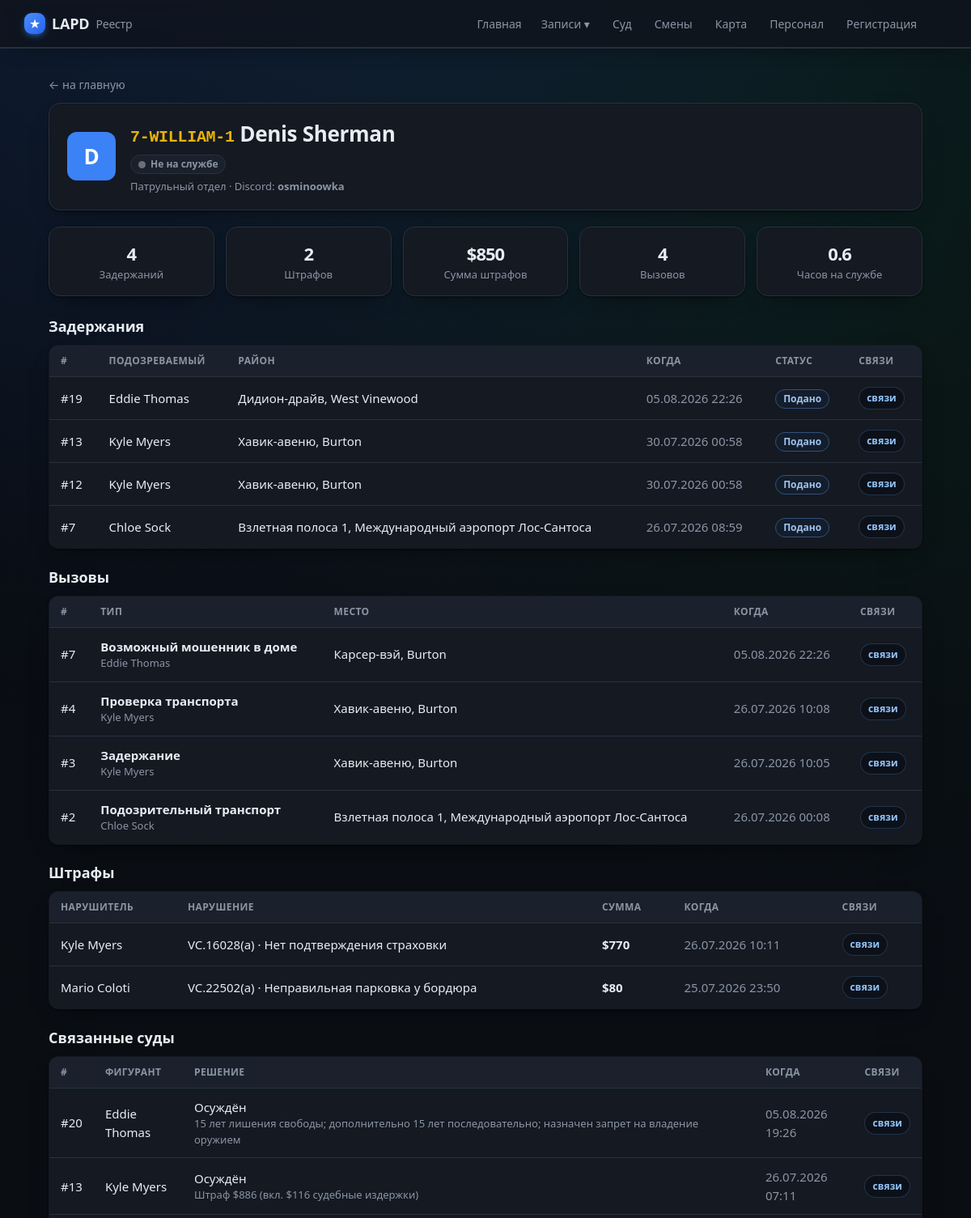
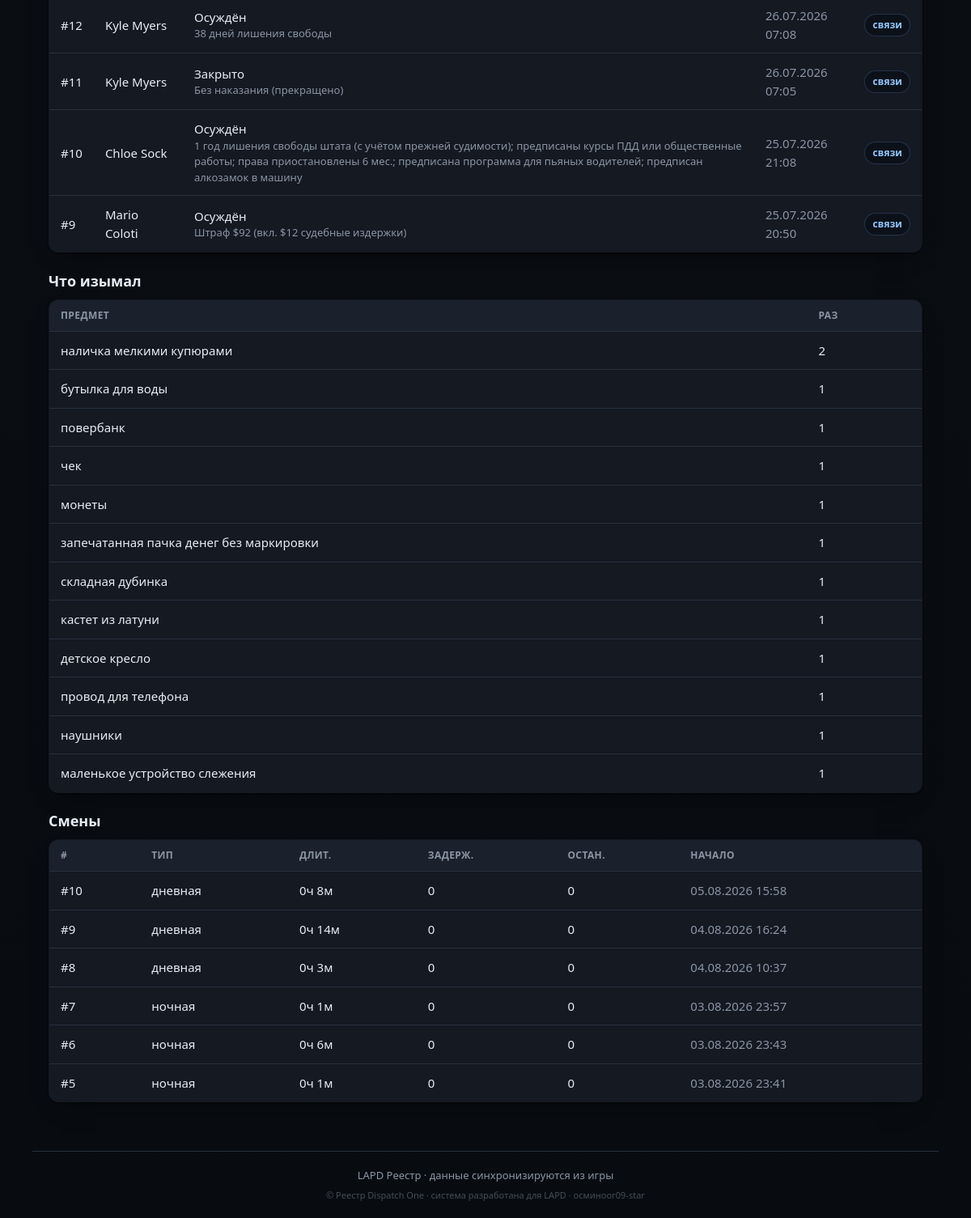
The page /officer/7-WILLIAM-1 on the database as committed earlier (2 pictures, top to bottom).
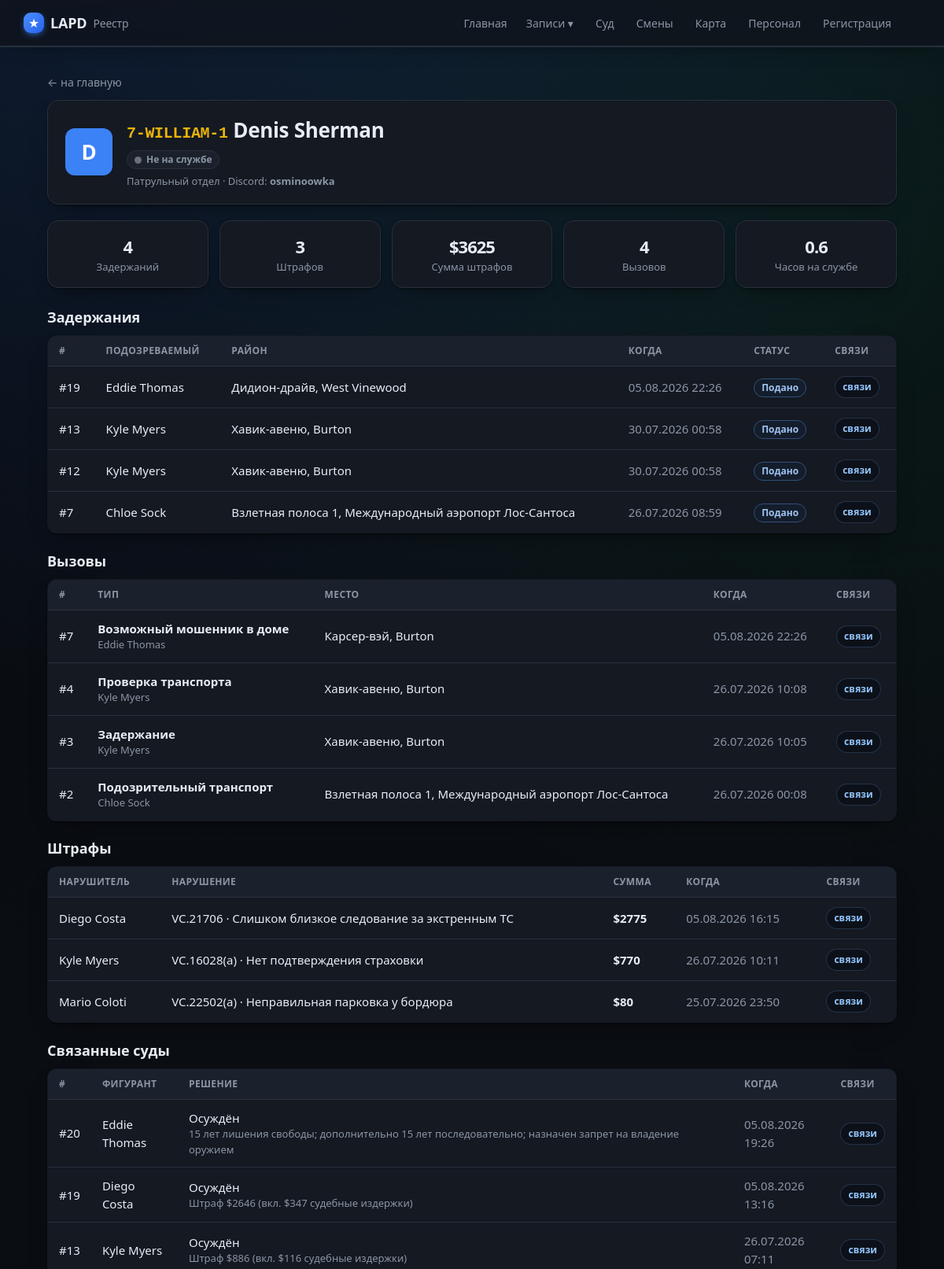
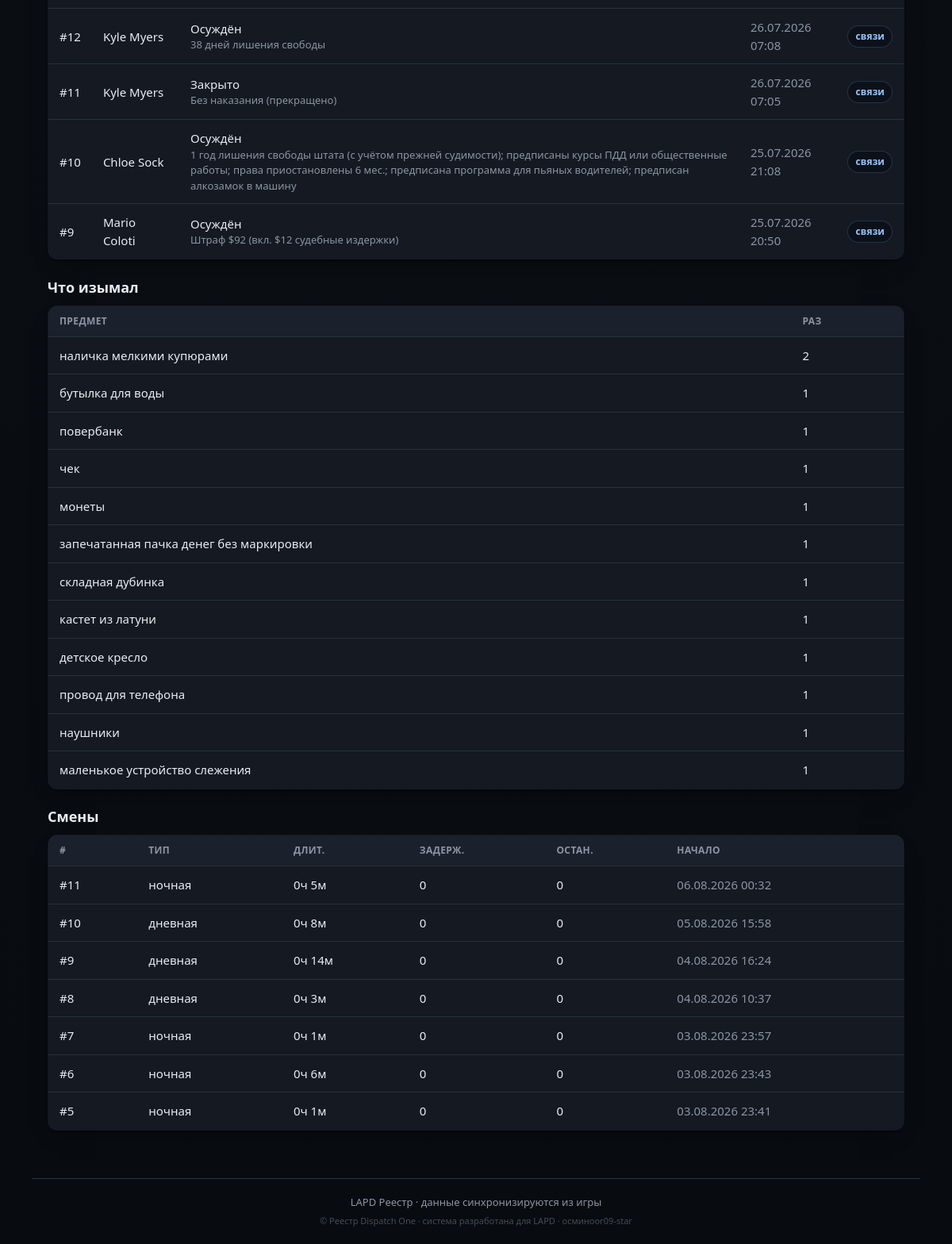
The same page on the database as committed later (2 pictures, top to bottom).
### tables this page shows
CREATE TABLE cases (
                id INTEGER PRIMARY KEY AUTOINCREMENT,
                officer_id INTEGER NOT NULL,
                suspect_name TEXT,
                wanted INTEGER DEFAULT 0,
                license_state TEXT,
                citations INTEGER DEFAULT 0,
                zone TEXT,
                postal TEXT,
                game_time TEXT,
                created_at TEXT NOT NULL,
                screenshot TEXT,
                status TEXT NOT NULL DEFAULT 'submitted',
                discord_sent INTEGER DEFAULT 0,
                vehicle_model TEXT, vehicle_plate TEXT, vehicle_color TEXT,
                charges TEXT, found_items TEXT, reason TEXT, notes TEXT,
                mugshot TEXT, fine INTEGER, bail INTEGER, jail_time TEXT,
                is_test INTEGER DEFAULT 0, external_id TEXT, suspect_dob TEXT,
                FOREIGN KEY (officer_id) REFERENCES officers(id)
            );

CREATE TABLE callouts (
                id INTEGER PRIMARY KEY AUTOINCREMENT,
                external_id TEXT UNIQUE,
                officer_id INTEGER,
                callout_type TEXT,
                priority TEXT,
                location TEXT,
                zone TEXT,
                description TEXT,
                outcome TEXT,
                occurred_at TEXT
            , suspect_name TEXT);

CREATE TABLE citations (
                id INTEGER PRIMARY KEY AUTOINCREMENT,
                external_id TEXT UNIQUE,
                officer_id INTEGER,
                subject_name TEXT,
                issued_at TEXT,
                location TEXT,
                charges TEXT,
                fine INTEGER DEFAULT 0,
                notes TEXT
            );

CREATE TABLE court_cases (
                id INTEGER PRIMARY KEY AUTOINCREMENT,
                external_id TEXT UNIQUE,
                subject_name TEXT,
                source TEXT,
                filed_at TEXT,
                status INTEGER,
                outcome INTEGER,
                sentence TEXT,
                notes TEXT,
                judge TEXT, prosecutor TEXT, defense TEXT, courtroom TEXT, plea TEXT,
                appeal_filed INTEGER DEFAULT 0,
                charges TEXT, timeline TEXT,
                synced_at TEXT
            );

CREATE TABLE shifts (
                id INTEGER PRIMARY KEY AUTOINCREMENT,
                officer_id INTEGER NOT NULL,
                shift_type TEXT,
                started_at TEXT NOT NULL,
                ended_at TEXT,
                duration_min INTEGER DEFAULT 0,
                arrests INTEGER DEFAULT 0,
                traffic_stops INTEGER DEFAULT 0,
                pursuits INTEGER DEFAULT 0,
                pit INTEGER DEFAULT 0,
                callouts INTEGER DEFAULT 0,
                fines_total INTEGER DEFAULT 0,
                is_test INTEGER DEFAULT 0, source_ext TEXT,
                FOREIGN KEY (officer_id) REFERENCES officers(id)
            );

### app/main.py (the view)
@app.route("/officer/<callsign>")
def officer_view(callsign):
    off = db.get_officer(callsign)
    if not off:
        abort(404)
    shifts = db.list_shifts(50, officer_id=off["id"])
    hours = round(sum(s.get("duration_min") or 0 for s in shifts) / 60, 1)
    return render_template("officer.html", officer=off,
                           cases=db.list_cases(200, officer_id=off["id"]),
                           citations=db.list_citations(200, officer_id=off["id"]),
                           callouts=db.list_callouts(200, officer_id=off["id"]),
                           court_cases=db.list_related_court_cases_for_officer(off["id"]),
                           cit=db.citations_summary(off["id"]),
                           evidence=db.evidence_catalog(off["id"]),
                           shifts=shifts, hours=hours)

### app/db.py (called while the page is built)
def fmt_dt(iso):
    try:
        dt = datetime.datetime.fromisoformat(iso)
        return dt.strftime("%d.%m.%Y %H:%M")
    except Exception:
        return iso or "—"

@contextmanager
def get_conn():
    conn = sqlite3.connect(config.DB_PATH)
    conn.row_factory = sqlite3.Row
    try:
        yield conn
        conn.commit()
    finally:
        conn.close()

def _jsonlist(val):
    if not val:
        return []
    try:
        return json.loads(val)
    except Exception:
        return [x.strip() for x in str(val).split(",") if x.strip()]

def _parse_charge(s):
    import re as _re
    m = _re.match(r"^\s*(\S+)\s·\s(.+?)(?:\s\(([^)]+)\))?\s*$", s or "")
    if m:
        return {"code": m.group(1), "desc": m.group(2), "cls": m.group(3) or ""}
    return {"code": "", "desc": s or "", "cls": ""}

def status_info(code):
    return DUTY_STATUS.get(code, {"ru": "Не на службе", "cls": "off"})

def _replace_mojibake_pairs(s):
    for bad, good in sorted(_MOJI_TO_CYR.items(), key=lambda x: len(x[0]), reverse=True):
        s = s.replace(bad, good)
    return s

def _fix_rooms(s):
    return re.sub(r"(\d)([А-Я])", lambda m: m.group(1) + _CYR2LAT.get(m.group(2), m.group(2)), s)

### app/templates/officer.html (shortened to what the changed rows need)
{% extends "base.html" %}
{% block content %}
<div class="officer-card">
  <div class="off-main">
    <h1><span class="cs big">{{ officer.callsign }}</span> {{ officer.name or '' }}</h1>
  </div>
</div>
<section class="stats stats-5">
  <div class="stat"><div class="num">{{ cit.count }}</div><div class="lbl">Штрафов</div></div>
  <div class="stat"><div class="num">${{ cit.total_fine }}</div><div class="lbl">Сумма штрафов</div></div>
</section>
<h2>Задержания</h2>
{% if cases %}
<table class="tbl">
  <thead><tr><th>#</th><th>Подозреваемый</th><th>Район</th><th>Когда</th><th>Статус</th><th>Связи</th></tr></thead>
  <tbody>
  {% for c in cases %}
    <tr onclick="location='{{ url_for('case_view', cid=c.id) }}'">
      <td><a class="row-link" href="{{ url_for('case_view', cid=c.id) }}" onclick="event.stopPropagation()">#{{ c.id }}</a></td>
      <td><a class="row-link" href="{{ url_for('file_view', name=c.suspect_name) }}" onclick="event.stopPropagation()">{{ c.suspect_name }}</a>
        {% if c.wanted %}<span class="tag wanted">розыск</span>{% endif %}</td>
      <td>{% if c.zone %}<a href="{{ url_for('game_map', zone=c.zone) }}" onclick="event.stopPropagation()">{{ c.zone }}</a>{% else %}—{% endif %}</td>
      <td class="muted">{{ c.created_fmt }}</td>
      <td><span class="tag st-{{ c.status }}">{{ c.status_ru }}</span></td>
      <td>
        <details class="link-pop" onclick="event.stopPropagation()">
          <summary>связи</summary>
        </details>
      </td>
    </tr>
  {% endfor %}
  </tbody>
</table>
{% else %}<p class="empty">Задержаний нет.</p>{% endif %}
<h2>Вызовы</h2>
{% if callouts %}
<table class="tbl">
  <thead><tr><th>#</th><th>Тип</th><th>Место</th><th>Когда</th><th>Связи</th></tr></thead>
  <tbody>
  {% for c in callouts %}
    <tr onclick="location='{{ url_for('callout_view', cid=c.id) }}'">
      <td><a class="row-link" href="{{ url_for('callout_view', cid=c.id) }}" onclick="event.stopPropagation()">#{{ c.id }}</a></td>
      <td><b>{{ c.callout_type or '—' }}</b>{% if c.suspect_name %}<div class="muted small"><a href="{{ url_for('file_view', name=c.suspect_name) }}" onclick="event.stopPropagation()">{{ c.suspect_name }}</a></div>{% endif %}</td>
      <td>{% if c.zone or c.location %}<a href="{{ url_for('game_map', zone=c.zone or c.location) }}" onclick="event.stopPropagation()">{{ c.location or c.zone }}</a>{% else %}—{% endif %}</td>
      <td class="muted">{{ c.occurred_fmt }}</td>
      <td>
        <details class="link-pop" onclick="event.stopPropagation()">
          <summary>связи</summary>
        </details>
      </td>
    </tr>
  {% endfor %}
  </tbody>
</table>
{% else %}<p class="empty">Вызовов нет.</p>{% endif %}
<h2>Штрафы</h2>
{% if citations %}
<table class="tbl">
  <thead><tr><th>Нарушитель</th><th>Нарушение</th><th>Сумма</th><th>Когда</th><th>Связи</th></tr></thead>
  <tbody>
  {% for c in citations %}
    <tr onclick="location='{{ url_for('citation_view', cid=c.id) }}'"><td><a class="row-link" href="{{ url_for('file_view', name=c.subject_name) }}" onclick="event.stopPropagation()">{{ c.subject_name }}</a></td>
      <td>{% if c.charges %}{{ c.charges[0] }}{% else %}—{% endif %}</td>
      <td><b>${{ c.fine }}</b></td><td class="muted">{{ c.issued_fmt }}</td>
      <td>
        <details class="link-pop" onclick="event.stopPropagation()">
          <summary>связи</summary>
        </details>
      </td></tr>
  {% endfor %}
  </tbody>
</table>
{% else %}<p class="empty">Штрафов нет.</p>{% endif %}
<h2>Связанные суды</h2>
{% if court_cases %}
<table class="tbl">
  <thead><tr><th>#</th><th>Фигурант</th><th>Решение</th><th>Когда</th><th>Связи</th></tr></thead>
  <tbody>
  {% for c in court_cases %}
    <tr onclick="location='{{ url_for('court_case_view', cid=c.id) }}'">
      <td><a class="row-link" href="{{ url_for('court_case_view', cid=c.id) }}" onclick="event.stopPropagation()">#{{ c.id }}</a></td>
      <td><a class="row-link" href="{{ url_for('file_view', name=c.subject_name) }}" onclick="event.stopPropagation()">{{ c.subject_name }}</a></td>
      <td>{{ c.label }}{% if c.sentence %}<div class="muted small">{{ c.sentence }}</div>{% endif %}</td>
      <td class="muted">{{ c.filed_fmt }}</td>
      <td>
        <details class="link-pop" onclick="event.stopPropagation()">
          <summary>связи</summary>
        </details>
      </td>
    </tr>
  {% endfor %}
  </tbody>
</table>
{% else %}<p class="empty">Связанных судов нет.</p>{% endif %}
{% if evidence %}
<h2>Что изымал</h2>
<table class="tbl">
  <thead><tr><th>Предмет</th><th>Раз</th></tr></thead>
  <tbody>{% for item, n in evidence %}<tr><td>{{ item }}</td><td>{{ n }}</td></tr>{% endfor %}</tbody>
</table>
{% endif %}
{% if shifts %}
<h2>Смены</h2>
<table class="tbl">
  <thead><tr><th>#</th><th>Тип</th><th>Длит.</th><th>Задерж.</th><th>Остан.</th><th>Начало</th></tr></thead>
  <tbody>
  {% for s in shifts %}
    <tr onclick="location='{{ url_for('shift_view', sid=s.id) }}'">
      <td><a class="row-link" href="{{ url_for('shift_view', sid=s.id) }}" onclick="event.stopPropagation()">#{{ s.id }}</a></td><td>{{ s.type_ru }}</td><td>{{ s.duration_h }}</td>
      <td>{{ s.arrests }}</td><td>{{ s.traffic_stops }}</td><td class="muted">{{ s.started_fmt }}</td>
    </tr>
  {% endfor %}
  </tbody>
</table>
{% endif %}
{% endblock %}

Rows that differ between the two databases and show on the page:
added citations: subject_name "Diego Costa", charges "VC.21706 · Слишком близкое следование за экстренным ТС", fine "2775", issued_fmt "05.08.2026 16:15"
now on this page (row edited): court_cases: id "19", subject_name "Diego Costa", label "Осуждён", sentence "Штраф $2646 (вкл. $347 судебные издержки)", filed_fmt "05.08.2026 13:16"
added shifts: id "11", type_ru "ночная", duration_h "0ч 5м", arrests "0", traffic_stops "0", started_fmt "06.08.2026 00:32"
Other text that changed with them:
{{ cit.count }}: "2" → "3"
{{ cit.total_fine }}: "850" → "3625"
